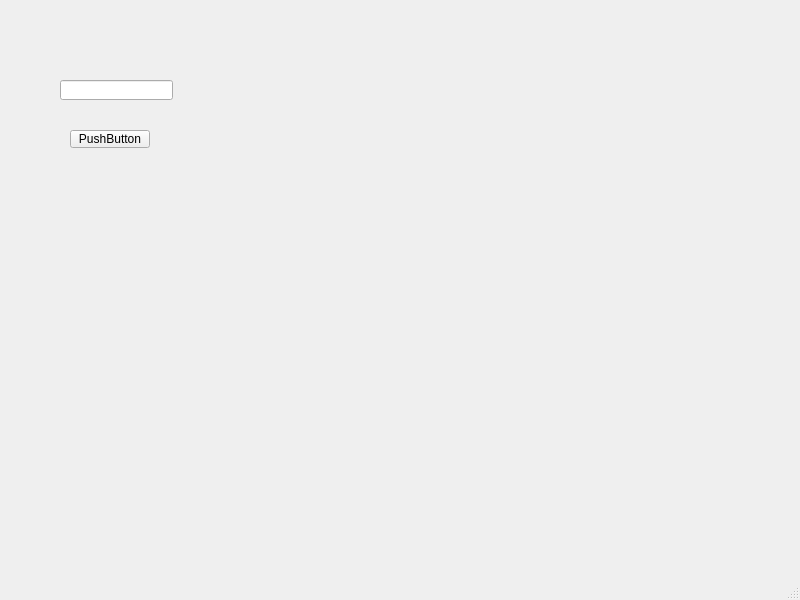
<?xml version="1.0" encoding="UTF-8"?>
<ui version="4.0">
 <class>MainWindow</class>
 <widget class="QMainWindow" name="MainWindow">
  <property name="geometry">
   <rect>
    <x>0</x>
    <y>0</y>
    <width>800</width>
    <height>600</height>
   </rect>
  </property>
  <property name="windowTitle">
   <string>MainWindow</string>
  </property>
  <widget class="QWidget" name="centralwidget">
   <widget class="QPushButton" name="nappi">
    <property name="geometry">
     <rect>
      <x>70</x>
      <y>130</y>
      <width>80</width>
      <height>18</height>
     </rect>
    </property>
    <property name="text">
     <string>PushButton</string>
    </property>
   </widget>
   <widget class="QLineEdit" name="lineEdit">
    <property name="geometry">
     <rect>
      <x>60</x>
      <y>80</y>
      <width>113</width>
      <height>20</height>
     </rect>
    </property>
   </widget>
  </widget>
  <widget class="QMenuBar" name="menubar">
   <property name="geometry">
    <rect>
     <x>0</x>
     <y>0</y>
     <width>800</width>
     <height>17</height>
    </rect>
   </property>
  </widget>
  <widget class="QStatusBar" name="statusbar"/>
 </widget>
 <resources/>
 <connections/>
</ui>
